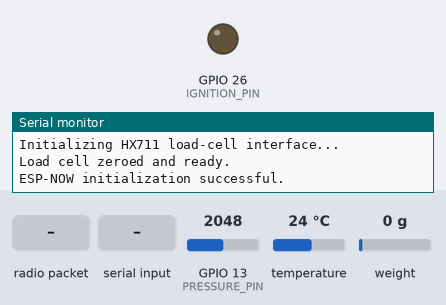
Simulated run of this sketch. Board: ESP32. On the bench: output pins drawn as LEDs (lit = HIGH), the last lines printed to the serial monitor. The inputs (shaded band) are chosen by the test bench; at power-on: GPIO 13 (PRESSURE_PIN) = 2048, temperature 24 °C, weight on the scale 0 g.

Above: at 3.6 s.
3.7 s: radio packet "on" arrives
At 4.9 s:
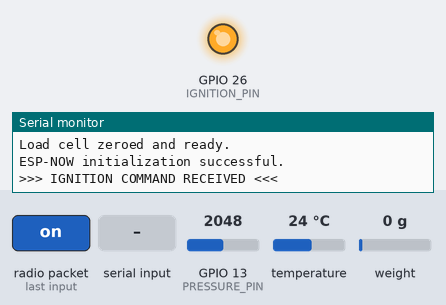
5.2 s: "t" received over Serial
Timing chart, 0 to 20.2 s (numbered marks = the images above; inputs shaded):
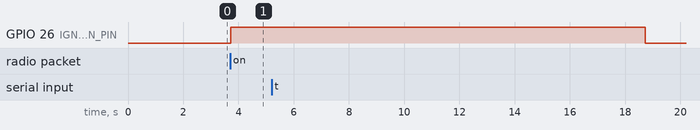

The sketch:

main.ino
```cpp
/*
  Nakuja Project — Igniter Board Firmware

  Purpose:
  - Read thrust data from HX711 load-cell module.
  - Read temperature data from DS18B20 sensor.
  - Read pressure data from analog pressure interface.
  - Receive ignition command from trigger board through ESP-NOW.
  - Control MOSFET-based ignition output.
  - Send telemetry to the trigger board.

  Notes:
  - The ESP32 does not directly power the ignition load.
  - GPIO26 only controls the MOSFET switching stage.
  - The ignition output is limited to a 15-second firmware window.
  - Telemetry format sent by this board: thrust,temp,pressure
*/

#include <Arduino.h>
#include <WiFi.h>
#include <esp_now.h>
#include <HX711_ADC.h>
#include <OneWire.h>
#include <DallasTemperature.h>

// -----------------------------------------------------------------------------
// Pin Definitions
// -----------------------------------------------------------------------------

#define PRESSURE_PIN 13
#define ONE_WIRE_BUS 14
#define IGNITION_PIN 26

const int HX711_DOUT_PIN = 33;
const int HX711_SCK_PIN  = 32;

// -----------------------------------------------------------------------------
// Temperature Sensor
// -----------------------------------------------------------------------------

OneWire oneWire(ONE_WIRE_BUS);
DallasTemperature sensors(&oneWire);

unsigned long lastTempRequest = 0;
float currentTemp = 0.0;

// -----------------------------------------------------------------------------
// Load Cell
// -----------------------------------------------------------------------------

HX711_ADC LoadCell(HX711_DOUT_PIN, HX711_SCK_PIN);

// Adjust after calibration.
const float LOAD_CELL_CALIBRATION_FACTOR = 1000.0;

// -----------------------------------------------------------------------------
// Ignition State
// -----------------------------------------------------------------------------

bool ignitionActive = false;
unsigned long ignitionStartTime = 0;

const unsigned long IGNITION_WINDOW_MS = 15000;

// -----------------------------------------------------------------------------
// Pressure Sensor Configuration
// -----------------------------------------------------------------------------

const int ADC_RESOLUTION = 4095;
const float ESP32_ADC_REFERENCE_VOLTAGE = 3.3;

// Sensor/interface calibration values.
// Ensure the analog voltage connected to the ESP32 ADC does not exceed 3.3 V.
const float SENSOR_MIN_VOLTAGE = 0.5;
const float SENSOR_MAX_VOLTAGE = 4.5;
const float SENSOR_MAX_PRESSURE = 1.2;

const int NUM_PRESSURE_READINGS = 10;

float pressureValue = 0.0;

// -----------------------------------------------------------------------------
// Function Prototypes
// -----------------------------------------------------------------------------

void receiveCallback(const esp_now_recv_info_t *recvInfo, const uint8_t *data, int dataLen);
void broadcastTelemetry(const String &message);
float mapPressure(float voltage);

// -----------------------------------------------------------------------------
// ESP-NOW Receive Callback
// -----------------------------------------------------------------------------

void receiveCallback(const esp_now_recv_info_t *recvInfo, const uint8_t *data, int dataLen) {
  char buffer[ESP_NOW_MAX_DATA_LEN + 1];

  int msgLen = min(ESP_NOW_MAX_DATA_LEN, dataLen);
  strncpy(buffer, (const char *)data, msgLen);
  buffer[msgLen] = '\0';

  if (strcmp(buffer, "on") == 0) {
    Serial.println(">>> IGNITION COMMAND RECEIVED <<<");

    ignitionActive = true;
    ignitionStartTime = millis();
  }
}

// -----------------------------------------------------------------------------
// ESP-NOW Broadcast
// -----------------------------------------------------------------------------

void broadcastTelemetry(const String &message) {
  uint8_t broadcastAddress[] = {0xFF, 0xFF, 0xFF, 0xFF, 0xFF, 0xFF};

  esp_now_peer_info_t peerInfo = {};
  memcpy(peerInfo.peer_addr, broadcastAddress, 6);

  if (!esp_now_is_peer_exist(broadcastAddress)) {
    esp_now_add_peer(&peerInfo);
  }

  esp_now_send(broadcastAddress, (const uint8_t *)message.c_str(), message.length());
}

// -----------------------------------------------------------------------------
// Sensor Helper Functions
// -----------------------------------------------------------------------------

float mapPressure(float voltage) {
  voltage = constrain(voltage, SENSOR_MIN_VOLTAGE, SENSOR_MAX_VOLTAGE);

  return (voltage - SENSOR_MIN_VOLTAGE) *
         SENSOR_MAX_PRESSURE /
         (SENSOR_MAX_VOLTAGE - SENSOR_MIN_VOLTAGE);
}

// -----------------------------------------------------------------------------
// Setup
// -----------------------------------------------------------------------------

void setup() {
  Serial.begin(115200);

  pinMode(PRESSURE_PIN, INPUT);
  pinMode(IGNITION_PIN, OUTPUT);

  // Safety on boot: ignition output must remain OFF.
  digitalWrite(IGNITION_PIN, LOW);

  // Configure ESP32 ADC range.
  analogSetAttenuation(ADC_11db);

  // ---------------------------------------------------------------------------
  // Temperature Sensor Setup
  // ---------------------------------------------------------------------------

  sensors.begin();
  sensors.setWaitForConversion(false);
  sensors.requestTemperatures();

  Serial.println("DS18B20 initialized in asynchronous mode.");

  // ---------------------------------------------------------------------------
  // Load Cell Setup
  // ---------------------------------------------------------------------------

  Serial.println("Initializing HX711 load-cell interface...");

  LoadCell.begin();

  // 8 samples at 80 SPS gives approximately 100 ms smoothing.
  LoadCell.setSamplesInUse(8);

  // Startup tare.
  LoadCell.start(2000, true);

  if (LoadCell.getTareTimeoutFlag()) {
    Serial.println("HX711 timeout. Check wiring, solder bridge, and sampling-rate configuration.");
    while (1);
  }

  LoadCell.setCalFactor(LOAD_CELL_CALIBRATION_FACTOR);

  Serial.println("Load cell zeroed and ready.");

  // ---------------------------------------------------------------------------
  // ESP-NOW Setup
  // ---------------------------------------------------------------------------

  WiFi.mode(WIFI_STA);
  WiFi.disconnect();

  if (esp_now_init() == ESP_OK) {
    Serial.println("ESP-NOW initialization successful.");
    esp_now_register_recv_cb(receiveCallback);
  } else {
    Serial.println("ESP-NOW initialization failed. Restarting...");
    ESP.restart();
  }
}

// -----------------------------------------------------------------------------
// Main Loop
// -----------------------------------------------------------------------------

void loop() {
  // ---------------------------------------------------------------------------
  // 1. Load Cell Update
  // ---------------------------------------------------------------------------

  bool newDataAvailable = LoadCell.update();

  // ---------------------------------------------------------------------------
  // 2. Asynchronous Temperature Reading
  // ---------------------------------------------------------------------------

  if (millis() - lastTempRequest >= 1000) {
    currentTemp = sensors.getTempCByIndex(0);
    sensors.requestTemperatures();
    lastTempRequest = millis();
  }

  // ---------------------------------------------------------------------------
  // 3. Telemetry Dispatch
  // ---------------------------------------------------------------------------

  if (newDataAvailable) {
    float thrustNewtons = LoadCell.getData();

    int totalAdc = 0;

    for (int i = 0; i < NUM_PRESSURE_READINGS; i++) {
      totalAdc += analogRead(PRESSURE_PIN);
    }

    float averageVoltage =
      ((totalAdc / (float)NUM_PRESSURE_READINGS) / ADC_RESOLUTION) *
      ESP32_ADC_REFERENCE_VOLTAGE;

    pressureValue = mapPressure(averageVoltage);

    // Telemetry format: thrust,temp,pressure
    // The trigger board should parse this and forward dashboard-compatible JSON.
    String telemetry =
      String(thrustNewtons) + "," +
      String(currentTemp) + "," +
      String(pressureValue);

    broadcastTelemetry(telemetry);
  }

  // ---------------------------------------------------------------------------
  // 4. Ignition Sequencer
  // ---------------------------------------------------------------------------

  if (ignitionActive && (millis() - ignitionStartTime < IGNITION_WINDOW_MS)) {
    digitalWrite(IGNITION_PIN, HIGH);
  } else {
    digitalWrite(IGNITION_PIN, LOW);
    ignitionActive = false;
  }

  // ---------------------------------------------------------------------------
  // 5. Serial Maintenance Commands
  // ---------------------------------------------------------------------------

  if (Serial.available()) {
    char command = Serial.read();

    if (command == 't') {
      LoadCell.tareNoDelay();
      Serial.println("Tare re-initiated.");
    }
  }

  if (LoadCell.getTareStatus()) {
    Serial.println("Tare complete.");
  }
}
```

Measured:
- after the input at 3.7 s, GPIO 26 (IGNITION_PIN): LOW → HIGH at once
